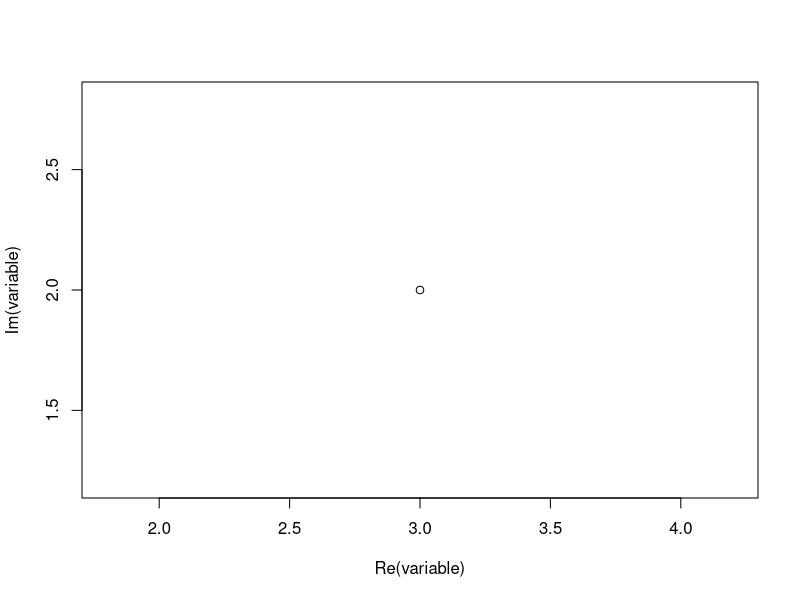
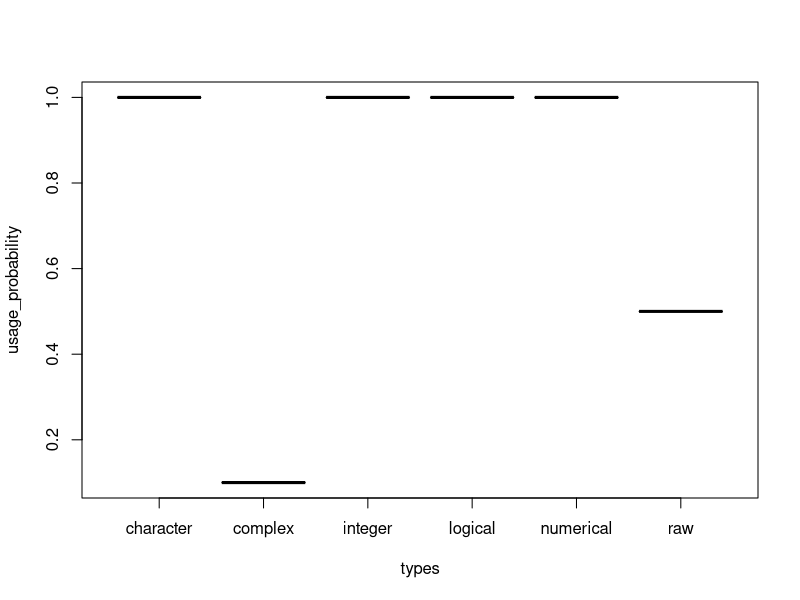

Write R code to recreate these figures, in order.
# R is like a fast calculator

232047294879347 * 242424 / 12313 +2

# in R <- is used to assign a value to a variable. You can also use =

test_variable <- 232047294879347 * 242424 / 12313 +2
test_variable

#you can use rm() to remove a variable, object
rm(test_variable)
test_variable = 2
test_variable

# you do not have to remove to update or change the variable
# and you can change the variable using it's own value
test_variable <- test_variable * test_variable
test_variable

#### The datatype of each variable is inferred

#### R's datatypes 

# Logical is either TRUE or FALSE
variable <- FALSE 
class(variable)

# Numeric is a number that can include fractual parts, i.e. 2.34 
variable <- 2.34 
class(variable)

# Integer is a whole number
variable <- 2L 
variable
class(variable)

##### Sidetrack

# Integers are cheaper than Numerics
object.size(c(1L,2L,3L,4L,5L)) < object.size(c(1,2,3,4,5))
# Unless they are empty
object.size(numeric()) == object.size(integer())
# Than they are both 48bytes
object.size(numeric())

##### Back to data types

# You can also express complex numbers
variable <- 3 + 2i
variable
class(variable)
# And plot them
plot(variable)

# Strings are called characters in R
variable <- "hello world"
variable
class(variable)

# And there is also raw data
variable <- charToRaw(variable)
variable
class(variable)

# raw objects are small. empty raw objects are also 48bytes though

object.size(raw())

### The types you will use most in DH are characters, numeric, and logical

### Technically everything that you have produced so far are vectors
### Vectors can be combined using the c() function

VectorA <- 2
VectorB <- c(1L,2L)
c(VectorA,VectorB)
class(c(VectorA,VectorB))
class(c(VectorB))

### A list is an R-object which can contain many different types
### like vectors, functions and even another list inside it.

list(VectorA, VectorB, list(VectorA, VectorB), mean)

### A matrix is a two-dimensional rectangular data set of ONE data type. 
### It can be created using a vector input to the matrix function.
### Create a matrix.
M <- matrix( c('a','a','b','c','b','a'), nrow = 2, ncol = 3, byrow = TRUE)
M

# Hold on, how does the matrix() function work
?matrix

# Compare
M <- matrix(c('a','a','b','c','b','a'), nrow = 2, ncol = 3, byrow = FALSE)
M

# Got it?

### A factor stores the vector and all its unique values
# Create a vector.
apples <- c('iOS','iPhone','MBP','iPhone','MBP')
# Create a factor object.
factor_apples <- factor(apples, levels = c("iOS", "iPhone", "MBP", "Mac"), ordered = T)
factor(apples)

# Have a look
apples
factor_apples
nlevels(factor_apples)
factor_apples[4]
as.character(factor_apples[4])

### Data Frames are mixed data presented in tabular form
# Create the data frame.
data_types <- data.frame(
  types = c("logical", "numerical","integer", "complex", "character", "raw"), 
  usage_probability = c(1, 1, 1, 0.1, 1, 0.5), 
  got_it = c(rep("yes", 5), "no"),
  answer = rep(42L, 6)
)
boxplot(usage_probability ~ types, data_types)

# Aside from Base R function, you can include
# third party function, objects, and data
# via library

library(tidyverse)

# but before you can use the library, you have to
# install it with the install.packages() function

install.packages("tidyverse")

# you only have to do it once on each new system
# or after upgrading your R version

library(tidyverse)

# The tidyverse package is a library that contains
# a lot of useful features and it is the package, I use
# in almost every R programme
# It has also change the dataframe type to a more modern
# object called tibble

data_types_tibble <- as_tibble(data_types)

# Let's have a look
data_types
data_types_tibble


# Data Structures often used in programming ####

# Strings and arrays

## string in R

newString <- "test"
length(newString)
nchar(newString)
gregexpr('e', newString)[[1]][1]
substr(newString, 2, 2)

##one dimensional arrays of simple types in R are best expressed as vectors. 
# there is the datatype array in R which can deal with multidimensionional array

intArray <- c(7L,8L,9L,10L)
length(intArray)
intArray 

## sidetrack, you do not need to remember this
intRealArray <- array(c(7L,8L,9L,10L),dim = c(4))
intRealArray

## hash tables
## R uses something like it that is called environment and lists
## there is a hashmap library though

# Linked Lists
## linked list are directly implemented in R using list
## R does the memory management for you... ... 

lst <- list() # creates an empty (length zero) list
lst
lst[[1]] <- 1 # automagically extends the lst
lst[[2]] <- 2 # ditto
lst

lst <- vector("list", 5)
lst
lst <- list(1, 2, 3, 4, 5)
lst
lst <- lst[-2]
lst

# Tree  
## Tree is just a list of lists
## (R likes copying (a lot), so if you want to store the data as a more complex graph, you need to use a graph db)

tree <- list(list(1, 2), list(3, list(4, 5)))

# left child: list(1, 2)
tree[[1]]

# right child
tree[[2]]

# left child of right child:list(4, 5)
tree[[2]][[1]]

